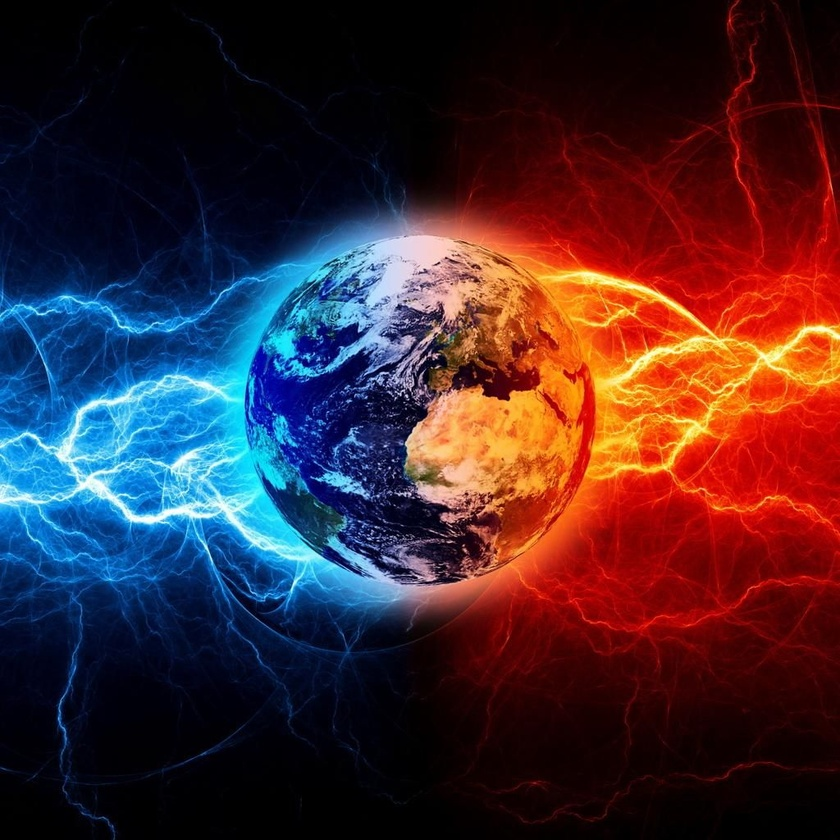
#> input picture docs/files/C8/image1.jpg, 840 x 840 px, shrunk from 1024 x 1024 before the run
$ python quart_tour.py
#> lines starting #> are read from the running program, lines starting #| are printed output that depends on the picture
from PIL import Image

def partage_quart(image):
    n = image.width
    if n > 1:
        q1 = image.crop((0,0,n//2,n//2))
        q2 = image.crop((n//2,0,n,n//2))
        q3 = image.crop((0,n//2,n//2,n))
        q4 = image.crop((n//2,n//2,n,n))
        return q1,q2,q3,q4

img_test = Image.open("image1.jpg")
#> img_test is the input picture: PIL image 840x840 RGB; mean R, G, B 65.5, 39.9, 47.5


def quart_tour(image):
    n = image.width
#> n = 840
    # Partage de l'image en quatre quarts
    if n>1:
        q1,q2,q3,q4 = partage_quart(image)
#> in partage_quart, `q1 = image.crop((0,0,n//2,n//2))`:
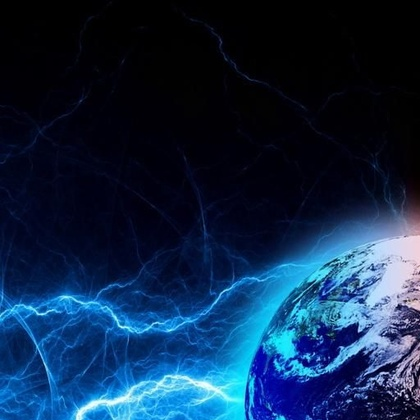
#> q1: PIL image 420x420 RGB; mean R, G, B 16.2, 41.1, 72.4
#> in partage_quart, `q2 = image.crop((n//2,0,n,n//2))`:
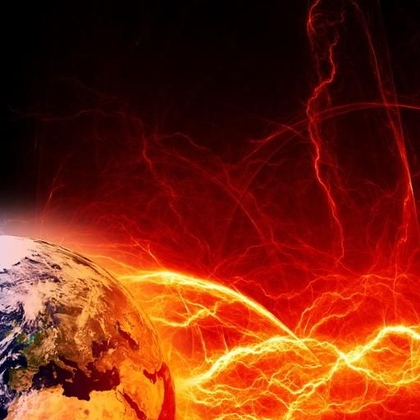
#> q2: PIL image 420x420 RGB; mean R, G, B 120.6, 39.7, 16.6
        # Rotation de chacun des quarts
        rq1 = quart_tour(q1)
#> in partage_quart (call 2), `q3 = image.crop((0,n//2,n//2,n))`:
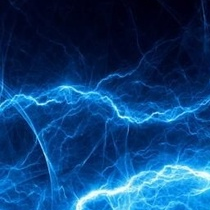
#> q3: PIL image 210x210 RGB; mean R, G, B 13.9, 65.1, 119.8
#> in partage_quart (call 2), `q4 = image.crop((n//2,n//2,n,n))`:
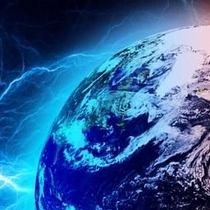
#> q4: PIL image 210x210 RGB; mean R, G, B 48.2, 95.8, 150.9
#> in partage_quart (call 5), `q1 = image.crop((0,0,n//2,n//2))`: q1: PIL image 26x26 RGB; every value is 0
        rq2 = quart_tour(q2)
        rq3 = quart_tour(q3)
        rq4 = quart_tour(q4)
        # Reconstruction de l'image
        resultat = Image.new('RGB',image.size)
        resultat.paste(rq2,(0,0))
        resultat.paste(rq4,(n//2,0))
        resultat.paste(rq1,(0,n//2))
        resultat.paste(rq3,(n//2,n//2))
        return resultat
    else:
        return image

im1=quart_tour(img_test)
#> in quart_tour (call 5), `resultat = Image.new('RGB',image.size)`: resultat: PIL image 52x52 RGB; every value is 0
#> in quart_tour (call 4), `resultat = Image.new('RGB',image.size)`: resultat: PIL image 105x105 RGB; every value is 0
#> in quart_tour (call 3), `resultat = Image.new('RGB',image.size)`: resultat: PIL image 210x210 RGB; every value is 0
#> in quart_tour (call 2), `rq2 = quart_tour(q2)`:
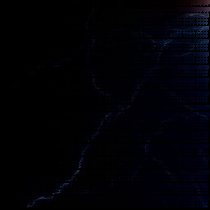
#> rq2: PIL image 210x210 RGB; mean R, G, B 1.2, 1.2, 5.6
#> in quart_tour (call 2), `rq3 = quart_tour(q3)`:
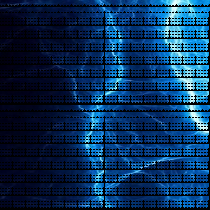
#> rq3: PIL image 210x210 RGB; mean R, G, B 10.1, 47.1, 86.8
#> in quart_tour (call 2), `rq4 = quart_tour(q4)`:
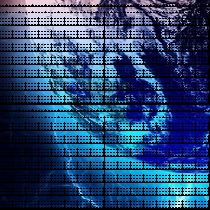
#> rq4: PIL image 210x210 RGB; mean R, G, B 35.4, 69.8, 109.8
#> in quart_tour (call 2), `resultat = Image.new('RGB',image.size)`: resultat: PIL image 420x420 RGB; every value is 0

im1.show()
